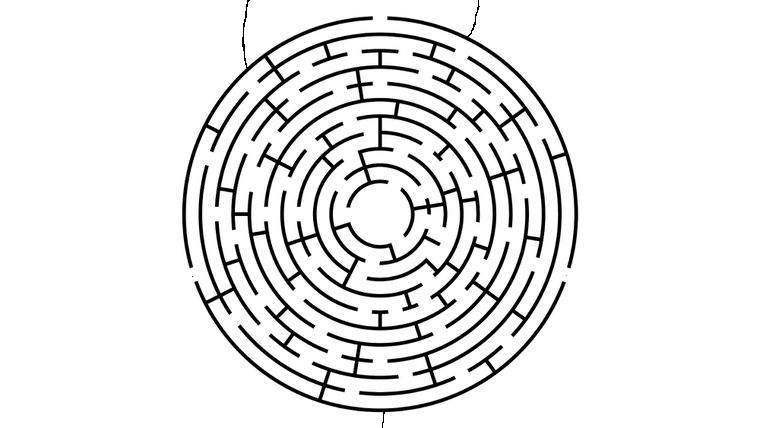
#> input picture bludisko2.png, 760 x 428 px; its folder holds only this picture in this run
$ python maze_solver.py
#> lines starting #> are read from the running program, lines starting #| are printed output that depends on the picture; after the words box and inside, x2 and y2 are one past the last pixel; in counts of white or black regions, pixels touching at a corner belong together
#!/usr/bin/env python3
import matplotlib.pyplot as plt
import matplotlib
import numpy as np
from copy import deepcopy
from collections import deque
import heapq

#libraries for dialog window
import tkinter as tk
from tkinter import filedialog

root = tk.Tk()
root.withdraw()
file_path = filedialog.askopenfilename(title="Select maze image", filetypes=(("png files", "*.png"), ))
#> the answer given: bludisko2.png
if len(file_path) == 0:
    exit("We hope you will manage to select a proper .png file next time.")

#read the image file
im = plt.imread(file_path)
#> im is the input picture: shape (428, 760, 3) float32; mean R, G, B 0.912, 0.912, 0.912
#convert the image to greyscale
greyscale = np.mean(im[:,:,:3], axis = 2)
original_image = im[:,:,:3]

def create_maze(iba_steny:list, moves:list) -> list:
    '''Creates a maze with correct format from array of walls.'''
    '''Maze consists of cells with walls denoted by '#' and cells with integer values. Cost of traveling across a square
    is determined by it's integer value. The greater the value, the bigger path cost, effectively making the path stay
    exactly in the middle between walls'''
    # smoothing factor = how bad is it to travel closer to the wall
    smoothing_factor = 2
    res = deepcopy(iba_steny)
    akt = deque()
    steny = [[x, y, 2**30, smoothing_factor] for x in range(len(iba_steny)) for y in range(len(iba_steny[x])) if iba_steny[x][y] == '#']
    for stena in steny:
        akt.append(stena)
    # Find how far is an empty cell from the nearest wall with BFS
    while len(akt) > 0:
        tmp = akt.popleft()
        #print(type(tmp), tmp)
        for move in moves:
            if 0 <= tmp[0]+move[0] and tmp[0]+move[0] < len(res) and 0 <= tmp[1]+move[1] and tmp[1]+move[1] < len(res[0]):
                if res[tmp[0]+move[0]][tmp[1]+move[1]] == '.':
                    res[tmp[0]+move[0]][tmp[1]+move[1]] = tmp[2]//tmp[3]
                    akt.append([tmp[0]+move[0], tmp[1]+move[1], tmp[2]//tmp[3], tmp[3]])
    return res

# Filter walls from the greyscaled image
iba_steny = [['#' if x < 0.2 else '.' for x in riadok] for riadok in greyscale]
#> iba_steny = 428 items
moves = [[-1,0],[1,0],[0,-1],[0,1]]
#create maze with the walls
bludisko = create_maze(iba_steny, moves)
#> in create_maze, `steny = [[x, y, 2**30, smoothing_factor] for x in range(len(iba_steny)..`: steny = 23051 items
#> the loop in create_maze, `for stena in steny:` made 23051 passes
#> stena on passes 1 to 3: [0, 247, 1073741824, 2], [0, 248, 1073741824, 2], [0, 249, 1073741824, 2]
#> the loop in create_maze, `while len(akt) > 0:` made 325280 passes
#> bludisko = 428 items

def is_number(a):
    '''Check whether a is a proper number'''
    try:
        float(repr(a))
        return True
    except:
        return False

def vypis_tabulku(vypis):
    '''Black Magic, Nedotykat sa!!!'''
    # Fancy vypisanie Fancy outputu
    # Funkcia nie je crucial pre beh programu, ale vypisuje pekne bludiska
    s = [[str(e) for e in row] for row in [vypis[i] for i in range(len(vypis))]]
    lens = [max(map(len, col)) for col in zip(*s)]
    fmt = '  '.join('{{:{}}}'.format(x) for x in lens)
    table = [fmt.format(*row) for row in s]
    print('\n'.join(table))

# zrata minimum z cisel v bludisku
minimum = min([x for riadok in bludisko for x in riadok if is_number(x)])
#> minimum = 0
bludisko = [[x-minimum if is_number(x) else x for x in riadok] for riadok in bludisko]

def k_nearest_tiles(k:int, tile:list, maze:list, moves:list) -> list:
    '''Compute list of tiles with distance <= k from tile "tile" with manhatanian distance formula implemented via BFS'''
    res = []
    akt = deque()
    akt.append(tile+[0])
    while len(akt) > 0:
        tmp = akt.popleft()
        if tmp in res or tmp[2] > k:
            continue
        res.append(tmp)
        for move in moves:
            if 0 <= tmp[0]+move[0] and tmp[0]+move[0] < len(maze) and 0 <= tmp[1]+move[1] and tmp[1]+move[1] < len(maze[0]):
                if maze[tmp[0]+move[0]][tmp[1]+move[1]] != '#':
                    akt.append([tmp[0]+move[0], tmp[1]+move[1], tmp[2]+1])
    return res

def Najdi_cestu(maze:list, moves:list, start:list, finish:list):
    # Find the shortest path with Dijkstra's algorithm
    paths = [[[-1, -1] for _ in bludisko[0]] for _ in bludisko]
    akt = [[0]+start+start]
    while len(akt) > 0:
        tmp = heapq.heappop(akt)
        if paths[tmp[1]][tmp[2]] != [-1, -1]:
            continue
        paths[tmp[1]][tmp[2]] = [tmp[3], tmp[4]]
        if tmp[1:3] == finish:
            break
        for move in moves:
            if 0 <= tmp[1]+move[0] and tmp[1]+move[0] < len(maze) and 0 <= tmp[2]+move[1] and tmp[2]+move[1] < len(maze[0]):
                if maze[tmp[1]+move[0]][tmp[2]+move[1]] != '#':
                    heapq.heappush(akt, [tmp[0]+maze[tmp[1]][tmp[2]], tmp[1]+move[0], tmp[2]+move[1], tmp[1], tmp[2]])
    maze = deepcopy(maze)
    # Highlight path from start to finish with letter C for cesta
    while paths[finish[0]][finish[1]] != finish:
        maze[finish[0]][finish[1]] = 'C'
        finish = paths[finish[0]][finish[1]]
    maze[finish[0]][finish[1]] = 'C'
    # Make the path thiccest
    path_to_victory = [[x, y] for x in range(len(maze)) for y in range(len(maze[x])) if maze[x][y] == 'C']
    for tile in path_to_victory:
        zafarbi = k_nearest_tiles(1, tile, maze, moves)
        for tile_na_zafabenie in zafarbi:
            maze[tile_na_zafabenie[0]][tile_na_zafabenie[1]] = 'C'
    return maze

def close_enough(a, b):
    #Compute distance of two arrays
    error_rate = sum([abs(a[i]-b[i]) for i in range(len(a))])
    if error_rate < 0.1:
        return True
    return False

def Najdi_start(obrazok) -> list:
    '''Find start denoted by red pixel, there is som leeway if the image quaity is bad or you have budget image editor'''
    res = []
    for a in range(len(obrazok)):
        for b in range(len(obrazok[0])):
            if close_enough(list(obrazok[a][b][:3]), [1,0,0]):
                res = [a,b]
    return res

def Najdi_finish(obrazok) -> list:
    '''The same, but the finish is denoted by green pixel'''
    res = []
    for a in range(len(obrazok)):
        for b in range(len(obrazok[0])):
            if close_enough(list(obrazok[a][b][:3]), [0,1,0]):
                res = [a,b]
    return res

bludisko = Najdi_cestu(bludisko, moves, Najdi_start(im), Najdi_finish(im))
#> the loop in Najdi_start, `for a in range(len(obrazok)):` made 428 passes
#> the loop in Najdi_cestu, `for tile in path_to_victory:` made 2688 passes
#> tile on passes 1 to 3: [129, 463], [129, 464], [129, 465]

# Highlight the path
for i in range(len(original_image)):
    for j in range(len(original_image[i])):
        if bludisko[i][j] == 'C':
            original_image[i][j] = np.array([1.0,0.0,0.0])
        if bludisko[i][j] == '#':
            original_image[i][j] = np.array([0.0,0.0,0.0])
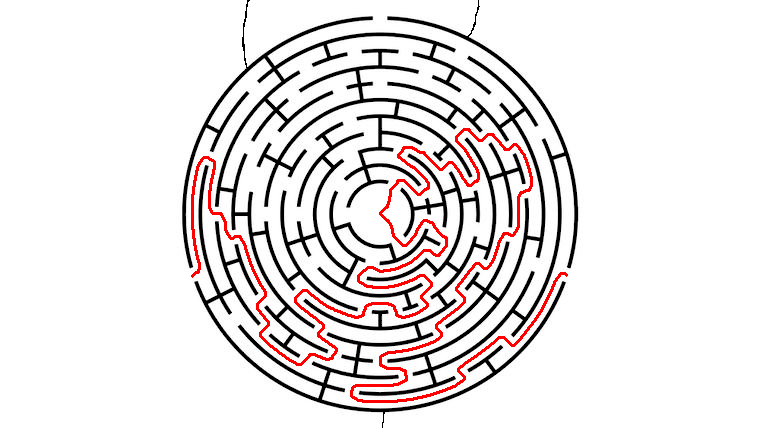
#> original_image: shape (428, 760, 3) float32; 6.55% of pixels changed, all inside (x1, y1, x2, y2) = (183, 17, 578, 412)

matplotlib.image.imsave('vyriesene.png', original_image)
